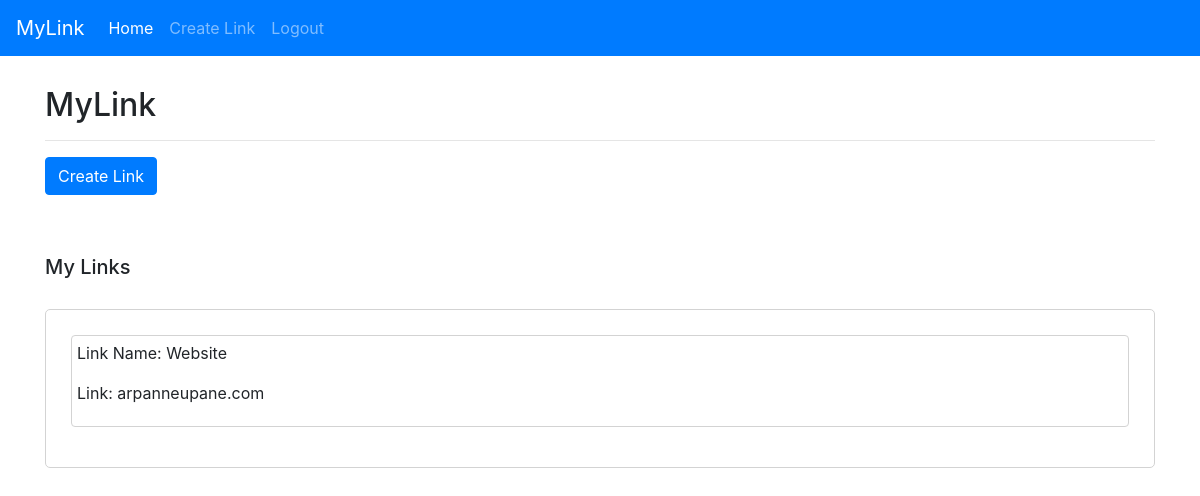
Page /dashboard (signed in) on the earlier database version.
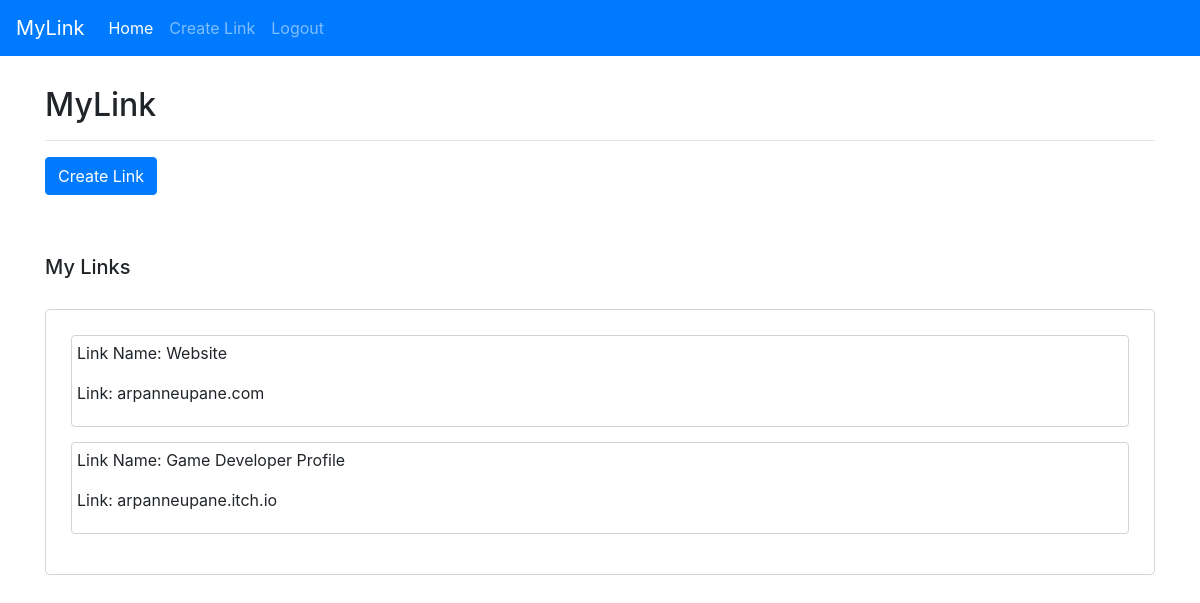
Same page on the later database version.
### app.py (models this page shows)
class Link(db.Model):
    id = db.Column(db.Integer, primary_key=True)
    link = db.Column(db.String(100), nullable=False)
    link_name = db.Column(db.String(50), nullable=False)
    user_id = db.Column(db.Integer, db.ForeignKey('user.id'), nullable=False)

### app.py (the view)
@app.route('/dashboard', methods=['GET', "POST"])
@login_required
def dashboard():
    links = Link.query.filter_by(owner=current_user).all()
    links_total = 0
    for link in links:
        links_total += 1
    return render_template('pages/dashboard.html', title='Dashboard', links=links, links_total=links_total)

### app.py (called while the page is built)
@login_manager.user_loader
def load_user(user_id):
    return User.query.get(int(user_id))

### templates/pages/dashboard.html (shortened to what this page needs)
<!doctype html>
<html lang="en">
<head>
    <link rel="stylesheet" href="https://stackpath.bootstrapcdn.com/bootstrap/4.3.1/css/bootstrap.min.css"
>
</head>
<body>
    <nav class="navbar navbar-expand-lg navbar-dark bg-primary">
        <a class="navbar-brand" href="{{ url_for('dashboard') }}">MyLink</a>
        <div class="collapse navbar-collapse" id="navbarSupportedContent">
            <ul class="navbar-nav mr-auto">
                <li class="nav-item active">
                    <a class="nav-link" href="{{ url_for('dashboard') }}">Home </a>
                </li>
                <li class="nav-item">
                    <a class="nav-link" href="{{ url_for('create_link') }}">Create Link</a>
                </li>
                <li class="nav-item">
                    <a class="nav-link" href="{{ url_for('logout') }}">Logout</a>
                </li>
        </div>
    </nav>
    <div class="container">
        <div class="header">
            <h2>MyLink</h2>
            <hr>
                <a href="{{ url_for('create_link') }}" class="btn btn-primary">Create Link</a>
            </div>
            <div class="my-sites">
                <h5>My Links</h5>
                <div class="all-sites">
                    {% if links_total == 0 %}
                    <p>You don't have any links on your site.</p>
                    {% else %}
                    {% for link in links %}
                    <div class="link">
                        <p>Link Name: {{link.link_name}}</p>
                        <p>Link: {{link.link}}</p>
                    </div>
                    {% endfor %}
                    {% endif %}
                </div>
            </div>
        </div>
</body>
</html>

### templates/pages/dashboard.html (style rules this page uses)
.container { margin-top: 30px; }
.header { margin-bottom: 60px; }
.all-sites { margin-top: 30px; border: 1px solid lightgray; padding: 25px; border-radius: 5px; }
.link { border: 1px solid lightgray; margin-bottom: 15px; padding: 5px; border-radius: 4px; }

Differences in the rows shown:
added Link: link_name "Game Developer Profile", link "arpanneupane.itch.io"
